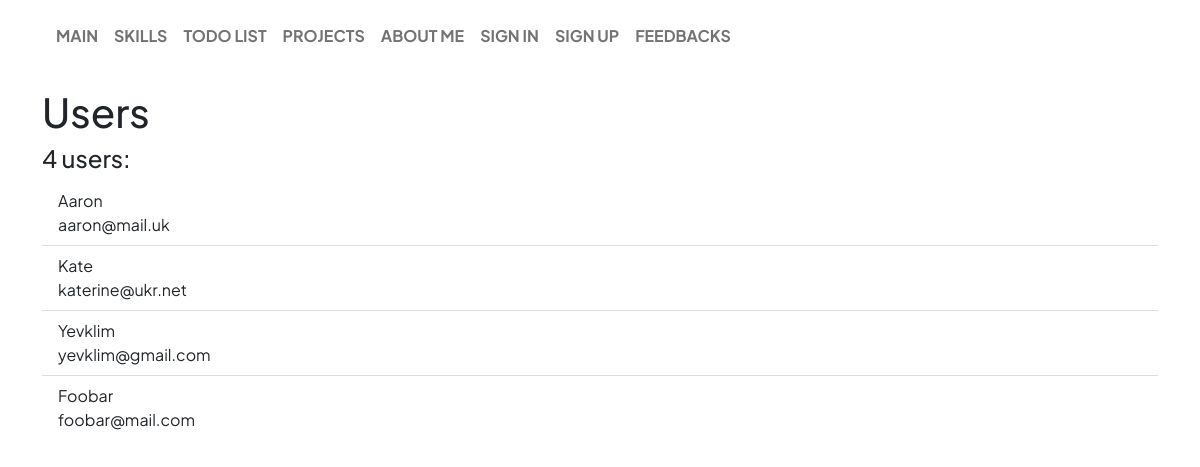
Screenshot of /users with the database file from the repository.
### app/models.py (models this page shows, shortened)
class User(db.Model, UserMixin):
    id = sa.Column(sa.Integer, primary_key=True)
    username = sa.Column(sa.String(20), unique=True, nullable=False)
    email = sa.Column(sa.String(120), unique=True, nullable=False)
    image_file = sa.Column(sa.String(20), nullable=False, default="default.jpg")
    password_hash = sa.Column(sa.String(128))
    @property
    def password(self):
        """
        Password cannot be accessed
        """
        raise AttributeError("password is not a readable attribute")

### app/views.py (the view)
@app.route('/users')
def users():
    all_users = models.User.query.all()
    return render_template("users.html", all_users=all_users)

### app/templates/users.html (shortened to what this page needs)
{% extends "base.html" %}
{% block page_body %}
<h1>Users</h1>
{% if all_users.__len__() > 0 %}
<h4>
    {{ all_users.__len__() }} users:
</h4>
<ul class="list-group list-group-flush">
    {% for user in all_users %}
    <li class="list-group-item">
        {{ user["username"] }}
        <br/>
        {{ user["email"] }}
    </li>
    {% endfor%}
</ul>
{% else %}
<h4>
    No users
</h4>
{% endif %}
{% endblock %}

### rows the page displays
User: username "Aaron", email "aaron@mail.uk"
User: username "Kate", email "katerine@ukr.net"
User: username "Yevklim", email "yevklim@gmail.com"
User: username "Foobar", email "foobar@mail.com"

### other values shown
{{ item.name | upper }} "MAIN" "SKILLS" "TODO LIST" "PROJECTS" "ABOUT ME" "SIGN IN" "SIGN UP" "FEEDBACKS"
{{ all_users.__len__() }} "4"
